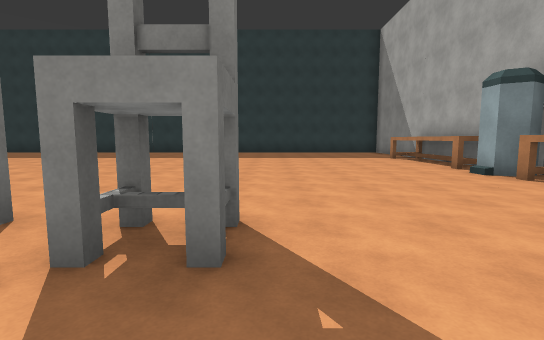
View 1 (above)

24 first-person views from a walk through a Unity game level. The camera is 1.5 m above the floor, tilts 6° down and sees 85° across. The floor is counted in squares, 2 m on a side. Each view is taken from the middle of a square. On the plan, view 1 faces up. The plan holds only what a view shows up to about 10 squares ahead; the rest is blank. The place goes on beyond the plan. The player character is not drawn. Door leaves are left out, so doorways stand open. Surface patterns are stand-ins for the level's own textures.

View 2
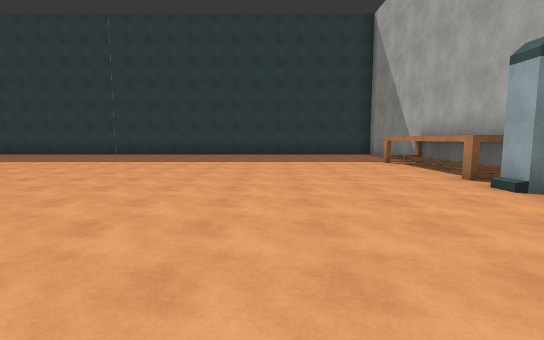

View 3
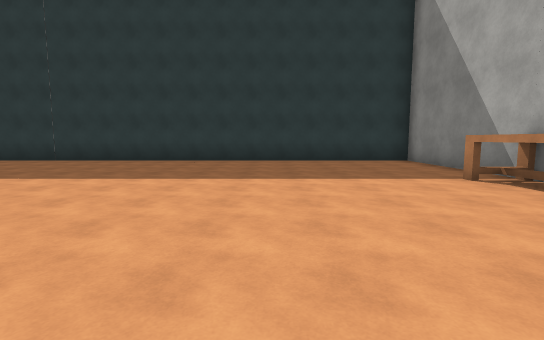

View 4
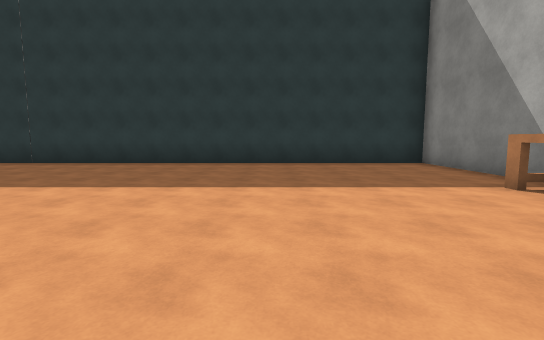

View 5
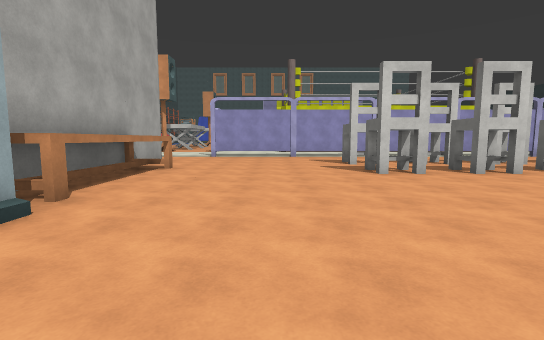

View 6
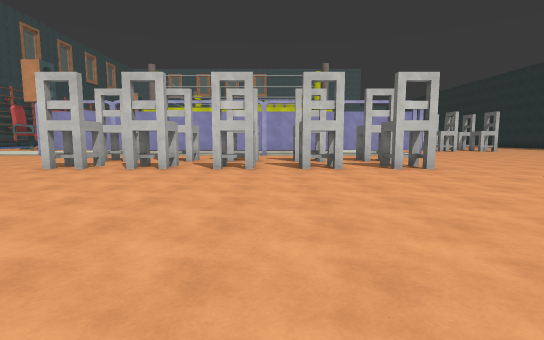

View 7
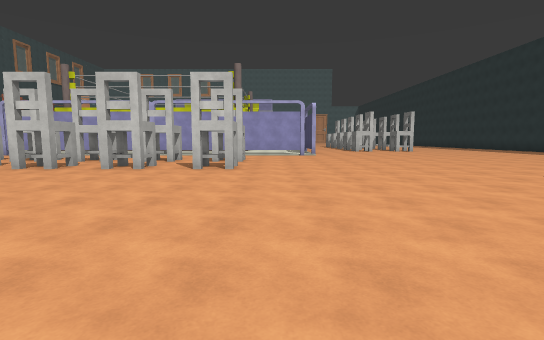

View 8
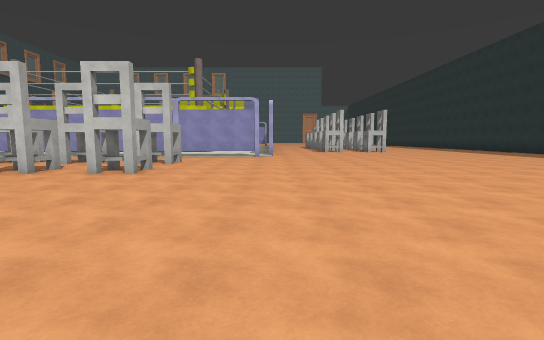

View 9
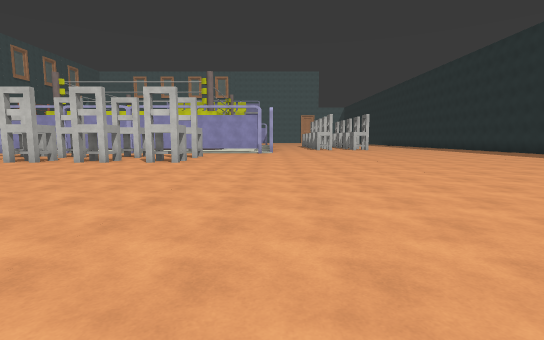

View 10
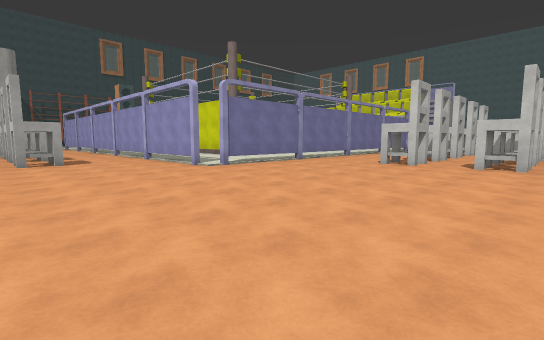

View 11
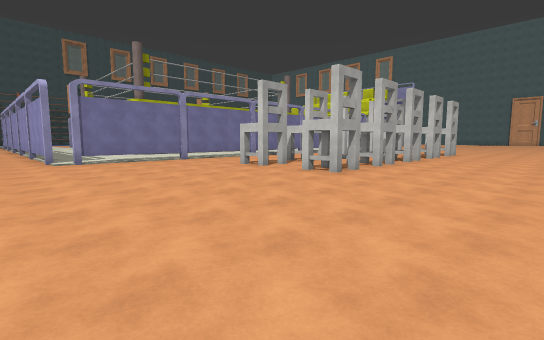

View 12
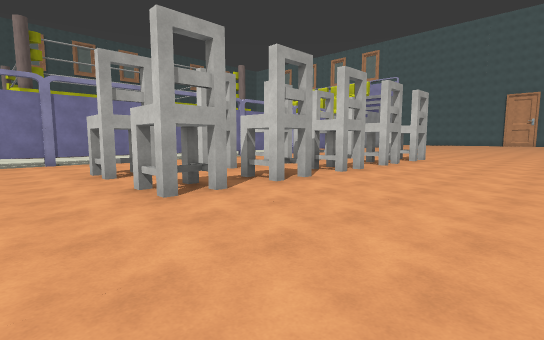

View 13
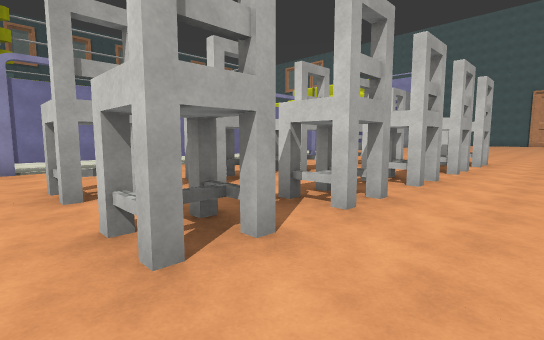

View 14
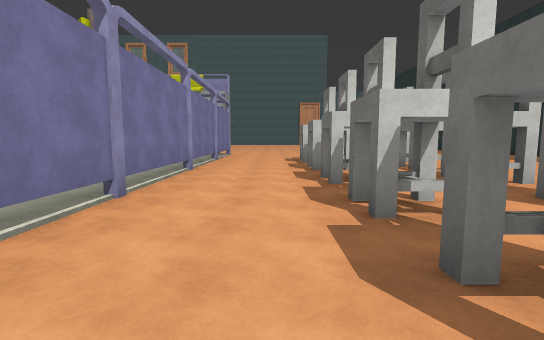

View 15
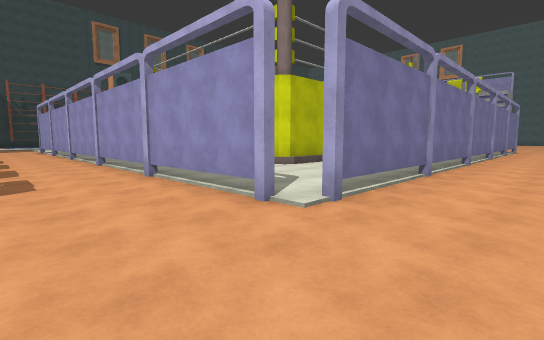

View 16
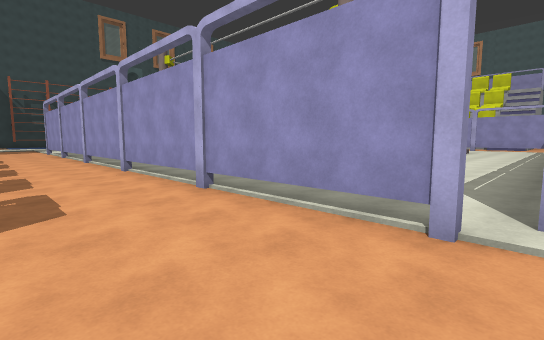

View 17
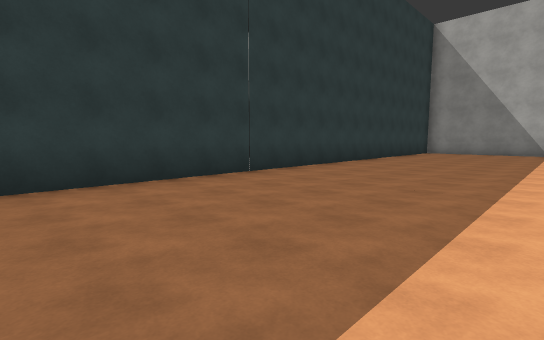

View 18
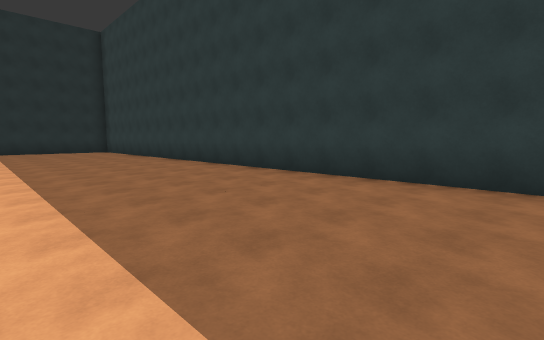

View 19
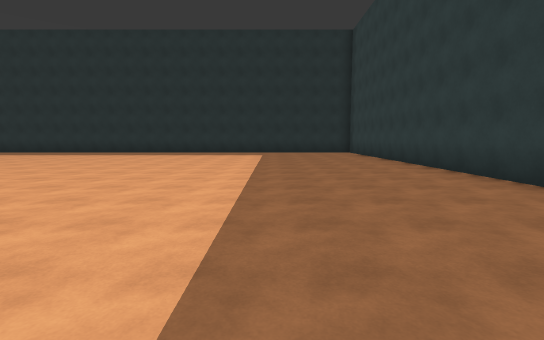

View 20
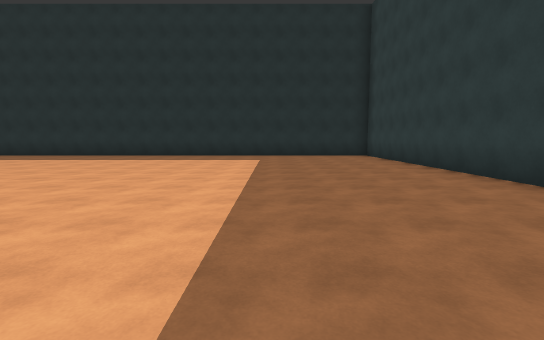

View 21
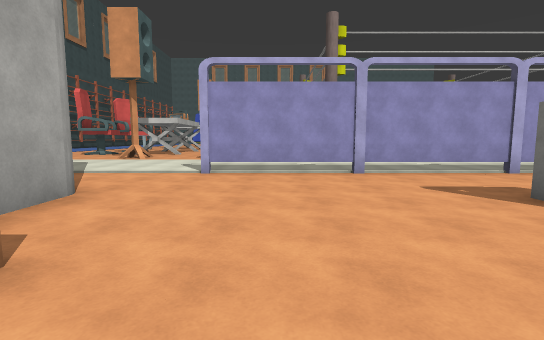

View 22
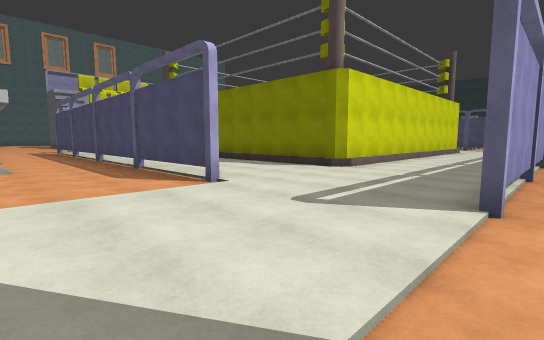

View 23
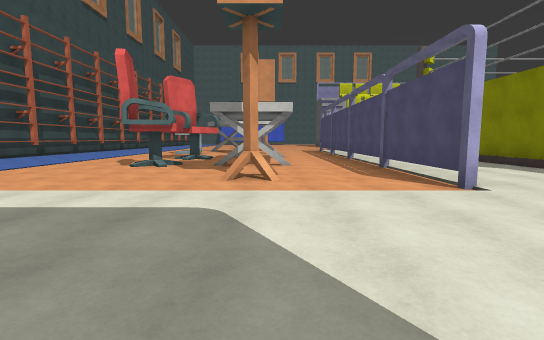

View 24
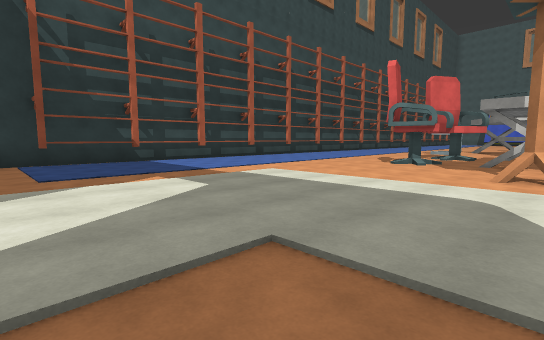

### Floor plan
Key: @ floor where view 1 was taken; # wall or solid block; . floor; / step, stairs or slope; B bin; C chair; T thing the floor can be seen under or through; O other object.
Columns run from 23 left of view 1 to 19 right of it. Each row starts with its distance up from view 1.
 17 ##############################
 16 .............................#
 15 .............................#
 14 .............................#
 13 .............................#
 12 .............................#
 11 ............................##
 10 .............  .............##
  9 .............. .............##
  8 ............................##
  7 .............................#
  6 ............................B#
  5 ............................##
  4 ............................##
  3 ............................##
  2  ............CC.C.C.C.C.....##
  1    ..........................#
  0   ...........CC.C.C.C.C@.....#
 -1  ............................#
 -2 ..........................................#
 -3 ..........................................#
 -4 ..........#########TTTTTTTTT.............O
 -5 ..........#..      ......................#
 -6 ..........#...     ......................#
 -7 ..........#...#      ####................#
 -8 ....C.CC..#...#         #...#...........
 -9 .......C..#.. #         #...#..O.......
-10 ....C.CC..#..           #...#.........
-11 ..........#..           #. .#.....//...
-12 ....C.CC..#..           #. .#..##.O/....
-13 ....C.CC..#..              .#..  .. ....
-14 ....C.CC..#.                #..  .O
-15 ....C.CC..#.                 ..
-16 .....  ...#
-17  ...C CC..#

Where each view was taken, in squares from view 1:
view 1: 0 up, 0 right, facing up
view 2: 2 up, 1 right, facing up
view 3: 6 up, 1 right, facing up
view 4: 7 up, 1 right, facing up
view 5: 9 up, 2 right, facing down
view 6: 10 up, 6 left, facing down
view 7: 10 up, 11 left, facing down
view 8: 9 up, 13 left, facing down
view 9: 12 up, 13 left, facing down
view 10: 1 up, 20 left, facing down-right
view 11: 2 down, 23 left, facing down-right
view 12: 6 down, 23 left, facing down-right
view 13: 7 down, 21 left, facing down-right
view 14: 7 down, 15 left, facing down
view 15: 1 down, 15 left, facing down-right
view 16: 1 down, 13 left, facing down-right
view 17: 11 up, 11 left, facing up-right
view 18: 11 up, 8 left, facing up-left
view 19: 12 up, 10 left, facing left
view 20: 12 up, 13 left, facing left
view 21: 3 up, 3 right, facing down
view 22: 3 down, 8 right, facing down-left
view 23: 3 down, 8 right, facing down
view 24: 2 down, 8 right, facing down-right
